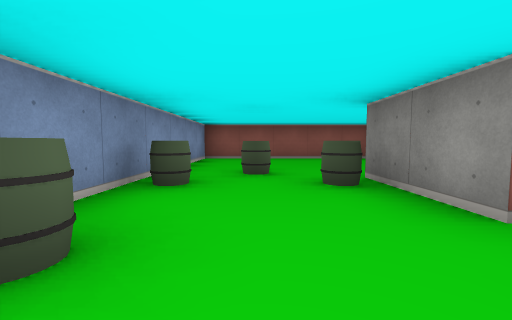
view 1 (above)

16 first-person views from a walk through a cub3D ray-caster map. The camera is about half as high as the walls, tilts 4° down and sees 90° across. The floor is counted in squares. Each view is taken from the middle of a square. On the plan, view 1 faces up. The plan holds only what a view shows up to about 9 squares ahead; the rest is blank.

view 2
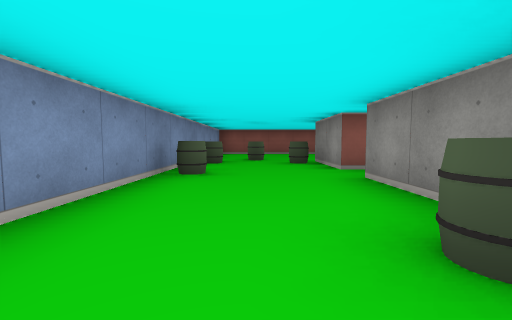

view 3
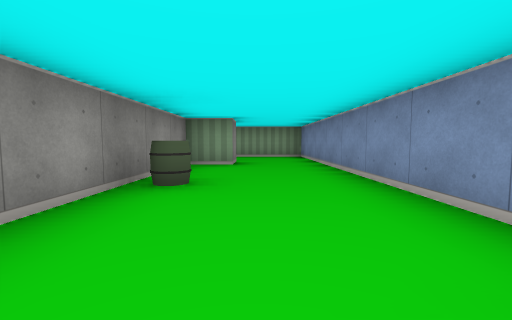

view 4
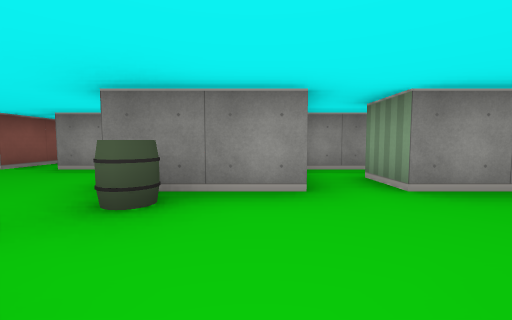

view 5
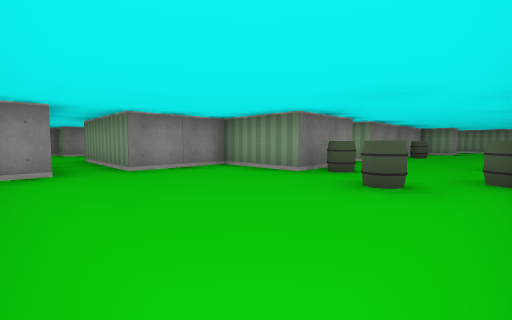

view 6
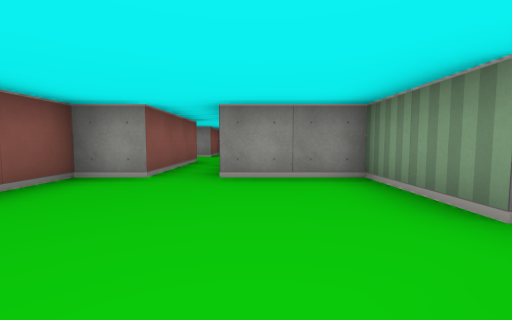

view 7
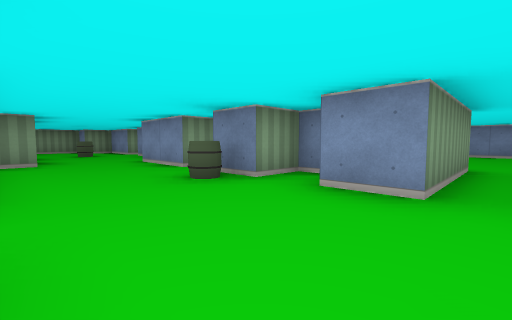

view 8
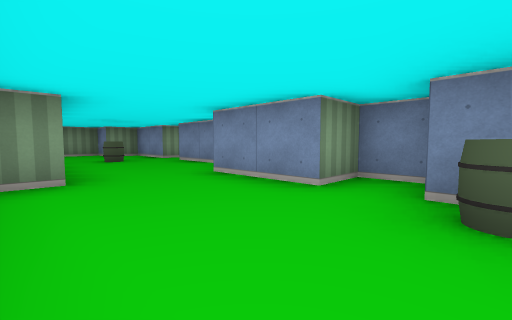

view 9
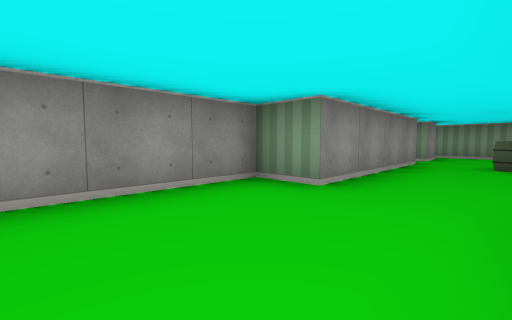

view 10
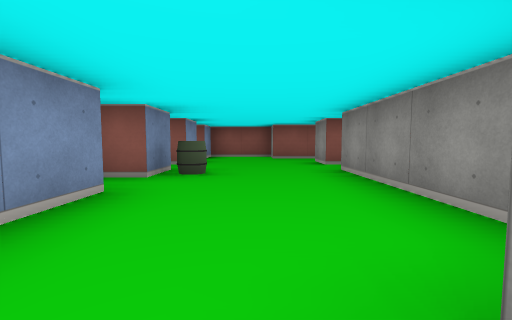

view 11
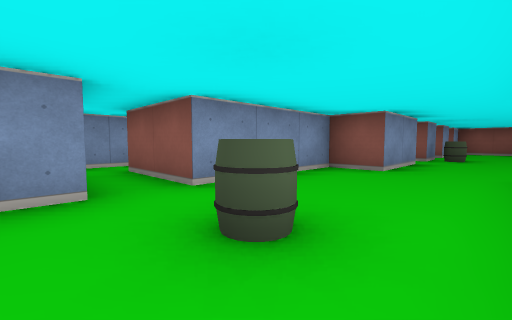

view 12
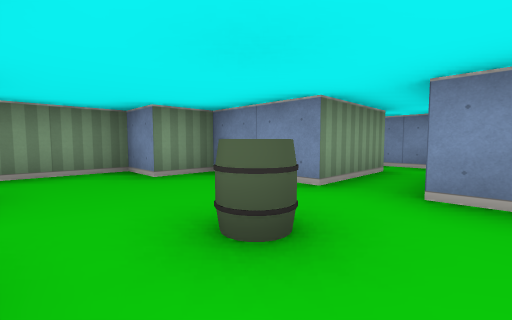

view 13
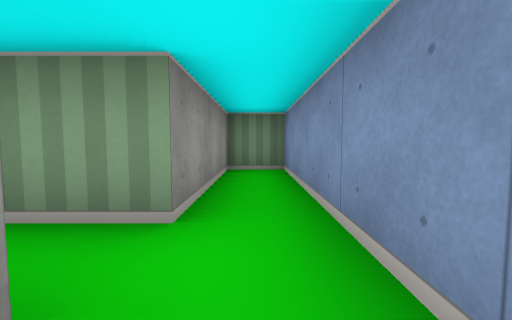

view 14
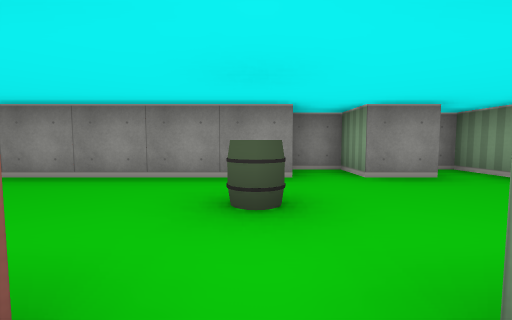

view 15
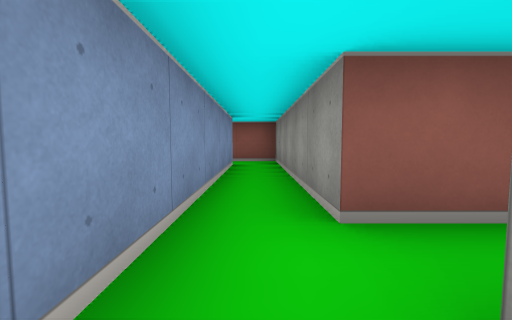

view 16
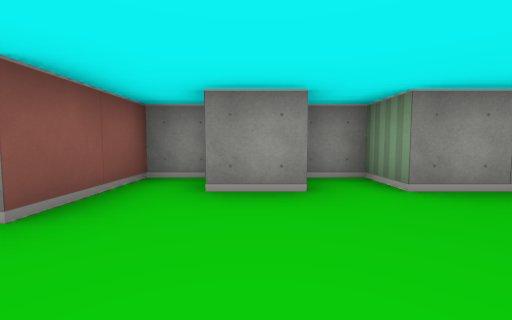

### Floor plan
Ten units are one square. View 1 is at (0, 0); x grows to the right and y downward. Boxes are objects, and circles mark ways between rooms. Rooms are numbered by the first view taken in them; rooms with no view inside come last. Other rooms are left out.
<svg viewBox="-20 -80 130 160">
<path fill="none" stroke="#000" d="M25 -15 15 -15 15 -35 35 -35 35 -55 65 -55M5 55 5 45 15 45 15 -5 25 -5M65 -65 35 -65 35 -75 -15 -75 -15 75 6 75M55 -24 55 -15 65 -15 65 5 55 5 55 35M85 46 85 5 95 5 95 -35 105 -35 105 -44M95 -44 95 -55 105 -55 105 -65 85 -65 85 -75 65 -75 65 -65M55 -40 55 -35 65 -35 65 -25 59 -25M55 45 55 65 65 65 65 75 95 75 95 71M65 -55 65 -45 61 -45M85 66 85 55 95 55 95 46M55 35 35 35 35 -15 25 -15M25 -5 25 75 35 75 35 45 55 45"/>
<rect x="-15" y="-15" width="10" height="10" fill="#bbb"><title>barrel</title></rect>
<rect x="-15" y="-35" width="10" height="10" fill="#bbb"><title>barrel</title></rect>
<rect x="-5" y="-45" width="10" height="10" fill="#bbb"><title>barrel</title></rect>
<rect x="5" y="15" width="10" height="10" fill="#bbb"><title>barrel</title></rect>
<rect x="5" y="-35" width="10" height="10" fill="#bbb"><title>barrel</title></rect>
<rect x="65" y="35" width="10" height="10" fill="#bbb"><title>barrel</title></rect>
<rect x="65" y="-35" width="10" height="10" fill="#bbb"><title>barrel</title></rect>
<circle cx="60" cy="-60" r="3" fill="#2a7"/>
<circle cx="20" cy="-10" r="3" fill="#2a7"/>
<circle cx="45" cy="40" r="3" fill="#2a7"/>
<text x="10" y="-10">1</text>
<text x="80" y="0">2</text>
<text x="30" y="30">3</text>
</svg>
Room 1 opens to room 2. Room 1 opens to room 3. Room 2 opens to room 3.

Where each view was taken, in squares from view 1:
view 1: 0 up, 0 right, facing up
view 2: 3 down, 0 right, facing up
view 3: 1 up, 0 right, facing down
view 4: 2 up, 1 left, facing right
view 5: 7 up, 1 left, facing down-right
view 6: 5 up, 0 right, facing right
view 7: 6 up, 9 right, facing down-left
view 8: 3 up, 9 right, facing down-left
view 9: 2 up, 7 right, facing down-right
view 10: 1 down, 8 right, facing up
view 11: 5 down, 8 right, facing up-left
view 12: 3 down, 8 right, facing down-left
view 13: 3 down, 3 right, facing down
view 14: 4 down, 5 right, facing right
view 15: 5 down, 3 right, facing up
view 16: 5 up, 7 right, facing right
